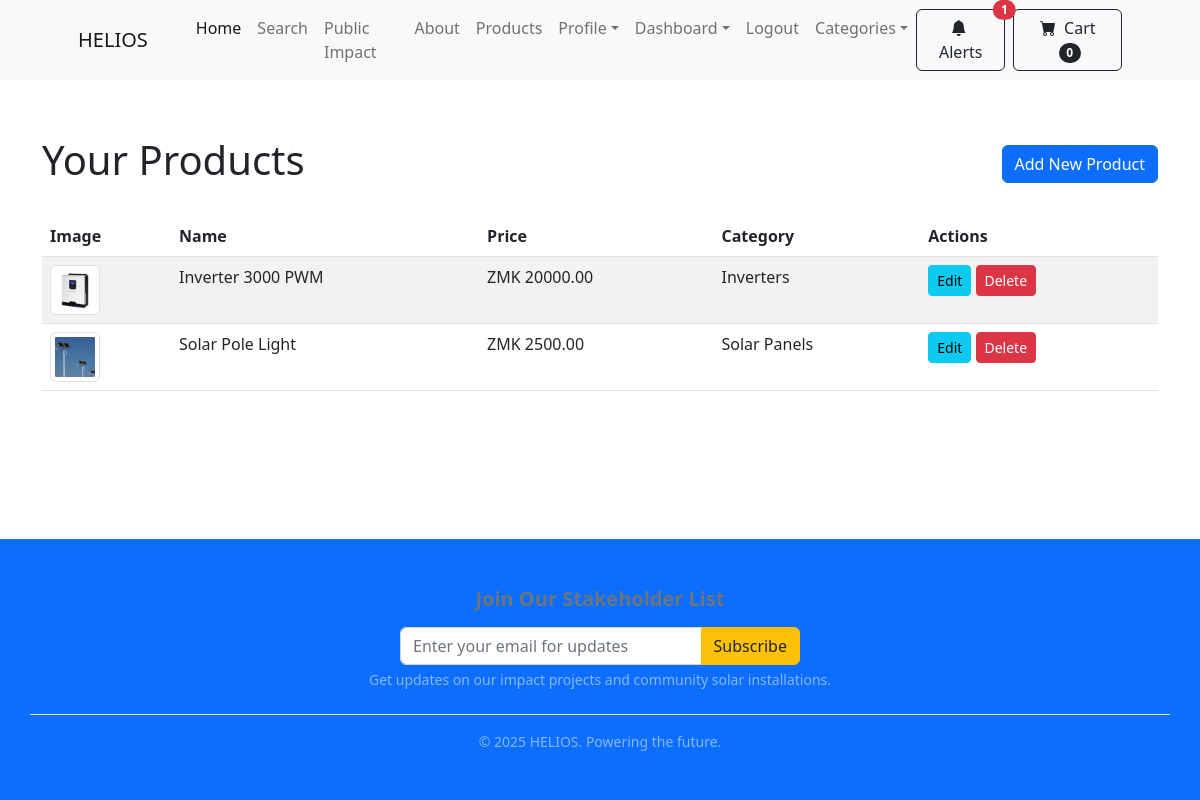
The page /payment/products/ (signed in) on the database its author committed.
### store/models.py (models this page shows, shortened)
class Product(models.Model):
    name = models.CharField(max_length=100)
    price = models.DecimalField(default=0, max_digits=10, decimal_places=2)
    description = models.CharField(max_length=1000, default='', blank=True, null=True)
    category = models.ForeignKey(Category, on_delete=models.CASCADE, default=1)
    image = models.ImageField(upload_to='uploads/products/', blank=True, null=True)
    is_sale = models.BooleanField(default=False)
    sale_price = models.DecimalField(default=0, max_digits=10, decimal_places=2)
    is_available = models.BooleanField(default=True)
    seller = models.ForeignKey(
        'payment.Seller',
        on_delete=models.SET_NULL,
        null=True,
        blank=True,
        related_name='products'
    )

class Category(models.Model):
    name = models.CharField(max_length=200)
    class Meta:
        verbose_name_plural = 'categories'

### payment/views.py (the view)
# urls.py: path('products/', views.product_list, name='product_list'),
@seller_required
def product_list(request):
    seller = request.user.seller_profile
    products = Product.objects.filter(seller=seller).order_by('-id')
    return render(request, 'payment/product_list.html', {'products': products})

### payment/forms.py
class NewsletterSubscriberForm(forms.ModelForm):
    class Meta:
        model = NewsletterSubscriber
        fields = ['email'] # We only require the email address
        widgets = {
            'email': forms.EmailInput(attrs={
                'class': 'form-control',
                'placeholder': 'Enter your email for updates'
            })
        }

### cart/cart.py (called while the page is built)
    def __len__(self):
        return len(self.cart)

### cart/context_processors.py (called while the page is built)
def cart(request):
    return {'cart': Cart(request)}

### ecom/context_processors.py (called while the page is built)
def newsletter_form(request):
    if getattr(request, 'disable_newsletter', False):
        return {
            'newsletter_form': None,
        }
    return {
        'newsletter_form': NewsletterSubscriberForm(),
    }

def notifications(request):
    if request.user.is_authenticated:
        unread_notifications_list = Notification.objects.filter(
            user=request.user,
            is_read=False
        ).order_by('-created_at')[:5]
        unread_count = Notification.objects.filter(user=request.user, is_read=False).count()
    else:
        unread_notifications_list = []
        unread_count = 0
    return {
        'unread_notification_count': unread_count,
        'unread_notifications': unread_notifications_list,
    }

### payment/templates/payment/product_list.html (shortened to what this page needs)
{% extends 'base.html' %}
{% block content %}
<div class="container mt-5">
    <div class="d-flex justify-content-between align-items-center mb-4">
        <h1>Your Products</h1>
        <a href="{% url 'product_add' %}" class="btn btn-primary">
             Add New Product
        </a>
    </div>
    {% if products %}
    <table class="table table-striped table-hover">
        <thead>
            <tr>
                <th scope="col">Image</th>
                <th scope="col">Name</th>
                <th scope="col">Price</th>
                <th scope="col">Category</th>
                <th scope="col">Actions</th>
            </tr>
        </thead>
        <tbody>
            {% for product in products %}
            <tr>
                <td>
                    {% if product.image %}
                        <img src="{{ product.image.url }}" class="img-thumbnail" style="width: 50px; height: 50px; object-fit: cover;">
                    {% else %}
                        No Image
                    {% endif %}
                </td>
                <td>{{ product.name }}</td>
                <td>ZMK {{ product.price }}</td>
                <td>{{ product.category.name }}</td>
                <td>
                    <a href="{% url 'product_edit' product.pk %}" class="btn btn-sm btn-info">Edit</a>
                    <a href="{% url 'product_delete' product.pk %}" class="btn btn-sm btn-danger">Delete</a>
                </td>
            </tr>
            {% endfor %}
        </tbody>
    </table>
    {% else %}
        <div class="alert alert-info">
            You haven't added any products yet.
        </div>
    {% endif %}
</div>
{% endblock %}

### store/templates/base.html (style rules this page uses)
:root { --bs-primary: #010d1aff; --bs-secondary: #FFCC00; --bs-success: #3D9970; --bs-info: #0088AA; --bs-warning: #FFCC00; --bs-danger: #CC5500; --bs-dark: #333333; --bs-body-color: #333333; --bs-body-bg: #F8F9FA; }
body { background-color: var(--bs-body-bg); color: var(--bs-body-color); }
.bg-primary, .btn-primary { background-color: var(--bs-primary) !important; border-color: var(--bs-primary) !important; }

### rows shown on the page
Product: image (picture), name "Inverter 3000 PWM", price "20000.00", category.name "Inverters"
Product: image (picture), name "Solar Pole Light", price "2500.00", category.name "Solar Panels"

### other values the page prints
{{ unread_notification_count }} "1"
{{ cart|length }} "0"
